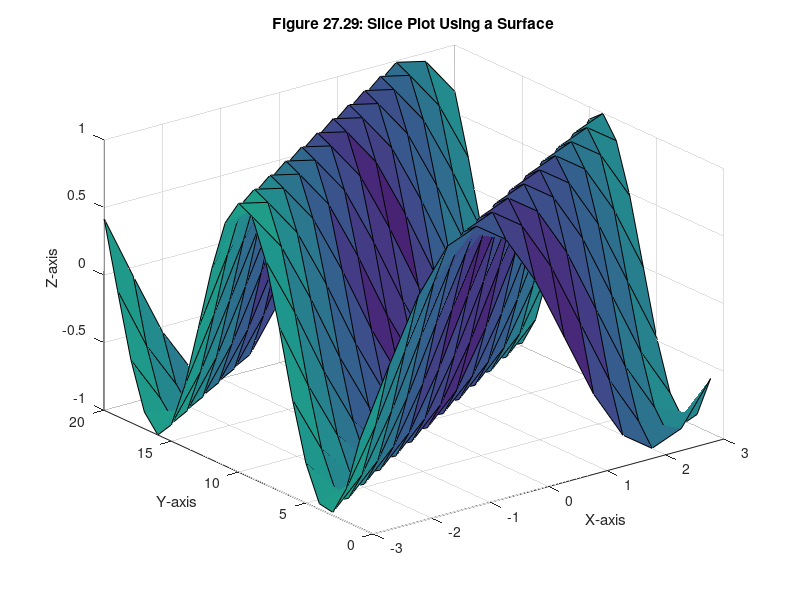

Write the MATLAB code that produced this figure.
x=linspace(-3,3,13);
y=1:20;
z=-5:5;
[X,Y,Z]=meshgrid(x,y,z);
V=sqrt(X.^2 + cos(Y).^2 + Z.^2);
[xs,ys]=meshgrid(x,y);
zs=sin(-xs+ys/2);
slice(X,Y,Z,V,xs,ys,zs)
xlabel('X-axis')
ylabel('Y-axis')
zlabel('Z-axis')
title('Figure 27.29: Slice Plot Using a Surface')
